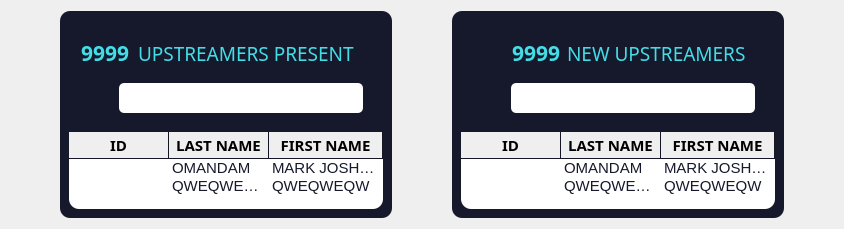
                         <widget class="QFrame" name="frame_9">
                          <property name="styleSheet">
                           <string notr="true">
border-radius:10px;</string>
                          </property>
                          <property name="frameShape">
                           <enum>QFrame::StyledPanel</enum>
                          </property>
                          <property name="frameShadow">
                           <enum>QFrame::Raised</enum>
                          </property>
                          <layout class="QHBoxLayout" name="horizontalLayout_10">
                           <property name="spacing">
                            <number>60</number>
                           </property>
                           <property name="leftMargin">
                            <number>60</number>
                           </property>
                           <property name="rightMargin">
                            <number>60</number>
                           </property>
                           <item>
                            <widget class="QFrame" name="frame_11">
                             <property name="styleSheet">
                              <string notr="true">background-color: rgb(22, 24, 44);</string>
                             </property>
                             <property name="frameShape">
                              <enum>QFrame::StyledPanel</enum>
                             </property>
                             <property name="frameShadow">
                              <enum>QFrame::Raised</enum>
                             </property>
                             <layout class="QVBoxLayout" name="verticalLayout_19">
                              <property name="spacing">
                               <number>10</number>
                              </property>
                              <item>
                               <widget class="QFrame" name="frame_13">
                                <property name="minimumSize">
                                 <size>
                                  <width>0</width>
                                  <height>100</height>
                                 </size>
                                </property>
                                <property name="styleSheet">
                                 <string notr="true"/>
                                </property>
                                <property name="frameShape">
                                 <enum>QFrame::StyledPanel</enum>
                                </property>
                                <property name="frameShadow">
                                 <enum>QFrame::Raised</enum>
                                </property>
                                <layout class="QVBoxLayout" name="verticalLayout_21">
                                 <property name="leftMargin">
                                  <number>0</number>
                                 </property>
                                 <property name="rightMargin">
                                  <number>20</number>
                                 </property>
                                 <item>
                                  <widget class="QFrame" name="frame_15">
                                   <property name="styleSheet">
                                    <string notr="true">color: rgb(67, 221, 230);</string>
                                   </property>
                                   <property name="frameShape">
                                    <enum>QFrame::StyledPanel</enum>
                                   </property>
                                   <property name="frameShadow">
                                    <enum>QFrame::Raised</enum>
                                   </property>
                                   <layout class="QHBoxLayout" name="horizontalLayout_11">
                                    <item>
                                     <widget class="QLabel" name="attndce_label_ups_count">
                                      <property name="font">
                                       <font>
                                        <family>Montserrat SemiBold</family>
                                        <pointsize>16</pointsize>
                                        <weight>75</weight>
                                        <bold>true</bold>
                                       </font>
                                      </property>
                                      <property name="text">
                                       <string>9999</string>
                                      </property>
                                      <property name="alignment">
                                       <set>Qt::AlignCenter</set>
                                      </property>
                                     </widget>
                                    </item>
                                    <item>
                                     <widget class="QLabel" name="attndce_label_upsPresnt">
                                      <property name="font">
                                       <font>
                                        <family>Montserrat</family>
                                        <pointsize>14</pointsize>
                                       </font>
                                      </property>
                                      <property name="text">
                                       <string>UPSTREAMERS PRESENT</string>
                                      </property>
                                     </widget>
                                    </item>
                                   </layout>
                                  </widget>
                                 </item>
                                 <item>
                                  <widget class="QFrame" name="frame_16">
                                   <property name="styleSheet">
                                    <string notr="true"/>
                                   </property>
                                   <property name="frameShape">
                                    <enum>QFrame::StyledPanel</enum>
                                   </property>
                                   <property name="frameShadow">
                                    <enum>QFrame::Raised</enum>
                                   </property>
                                   <layout class="QHBoxLayout" name="horizontalLayout_12">
                                    <property name="spacing">
                                     <number>0</number>
                                    </property>
                                    <property name="leftMargin">
                                     <number>0</number>
                                    </property>
                                    <property name="topMargin">
                                     <number>0</number>
                                    </property>
                                    <property name="rightMargin">
                                     <number>0</number>
                                    </property>
                                    <property name="bottomMargin">
                                     <number>0</number>
                                    </property>
                                    <item>
                                     <widget class="QLabel" name="label_12">
                                      <property name="minimumSize">
                                       <size>
                                        <width>50</width>
                                        <height>0</height>
                                       </size>
                                      </property>
                                      <property name="text">
                                       <string/>
                                      </property>
                                      <property name="pixmap">
                                       <pixmap resource="../imgs.qrc">:/newPrefix/images/icons8-search-24.png</pixmap>
                                      </property>
                                      <property name="alignment">
                                       <set>Qt::AlignCenter</set>
                                      </property>
                                     </widget>
                                    </item>
                                    <item>
                                     <widget class="QLineEdit" name="attndce_search_1">
                                      <property name="minimumSize">
                                       <size>
                                        <width>0</width>
                                        <height>30</height>
                                       </size>
                                      </property>
                                      <property name="font">
                                       <font>
                                        <family>Montserrat Light</family>
                                        <pointsize>12</pointsize>
                                       </font>
                                      </property>
                                      <property name="styleSheet">
                                       <string notr="true">background-color: rgb(255, 255, 255);
color: rgb(22, 24, 44);
border-radius:5px;</string>
                                      </property>
                                      <property name="text">
                                       <string/>
                                      </property>
                                     </widget>
                                    </item>
                                   </layout>
                                  </widget>
                                 </item>
                                </layout>
                               </widget>
                              </item>
                              <item>
                               <widget class="QTreeWidget" name="attndce_treeWidget_1">
                                <property name="sizePolicy">
                                 <sizepolicy hsizetype="Expanding" vsizetype="Expanding">
                                  <horstretch>0</horstretch>
                                  <verstretch>0</verstretch>
                                 </sizepolicy>
                                </property>
                                <property name="minimumSize">
                                 <size>
                                  <width>0</width>
                                  <height>0</height>
                                 </size>
                                </property>
                                <property name="layoutDirection">
                                 <enum>Qt::LeftToRight</enum>
                                </property>
                                <property name="autoFillBackground">
                                 <bool>false</bool>
                                </property>
                                <property name="styleSheet">
                                 <string notr="true">QTreeWidget{
	background-color: rgb(255, 255, 255);
	color:rgb(22, 24, 44);
}

QTreeWidget QHeaderView::section {
	border-style:none;
	border-bottom:1px solid rgb(20, 21, 38) ;
	border-right:1px solid rgb(20, 21, 38);
}</string>
                                </property>
                                <property name="sizeAdjustPolicy">
                                 <enum>QAbstractScrollArea::AdjustToContents</enum>
                                </property>
                                <property name="autoScroll">
                                 <bool>true</bool>
                                </property>
                                <property name="editTriggers">
                                 <set>QAbstractItemView::SelectedClicked</set>
                                </property>
                                <attribute name="headerCascadingSectionResizes">
                                 <bool>false</bool>
                                </attribute>
                                <column>
                                 <property name="text">
                                  <string>ID</string>
                                 </property>
                                 <property name="font">
                                  <font>
                                   <family>Montserrat SemiBold</family>
                                   <pointsize>11</pointsize>
                                   <weight>75</weight>
                                   <bold>true</bold>
                                  </font>
                                 </property>
                                 <property name="textAlignment">
                                  <set>AlignCenter</set>
                                 </property>
                                </column>
                                <column>
                                 <property name="text">
                                  <string>LAST NAME</string>
                                 </property>
                                 <property name="font">
                                  <font>
                                   <family>Montserrat SemiBold</family>
                                   <pointsize>11</pointsize>
                                   <weight>75</weight>
                                   <bold>true</bold>
                                  </font>
                                 </property>
                                 <property name="textAlignment">
                                  <set>AlignCenter</set>
                                 </property>
                                </column>
                                <column>
                                 <property name="text">
                                  <string>FIRST NAME</string>
                                 </property>
                                 <property name="font">
                                  <font>
                                   <family>Montserrat SemiBold</family>
                                   <pointsize>11</pointsize>
                                   <weight>75</weight>
                                   <bold>true</bold>
                                  </font>
                                 </property>
                                 <property name="textAlignment">
                                  <set>AlignCenter</set>
                                 </property>
                                </column>
                                <item>
                                 <property name="text">
                                  <string/>
                                 </property>
                                 <property name="text">
                                  <string>OMANDAM</string>
                                 </property>
                                 <property name="font">
                                  <font>
                                   <pointsize>11</pointsize>
                                  </font>
                                 </property>
                                 <property name="textAlignment">
                                  <set>AlignCenter</set>
                                 </property>
                                 <property name="text">
                                  <string>MARK JOSHUA</string>
                                 </property>
                                 <property name="font">
                                  <font>
                                   <pointsize>11</pointsize>
                                  </font>
                                 </property>
                                 <property name="textAlignment">
                                  <set>AlignCenter</set>
                                 </property>
                                </item>
                                <item>
                                 <property name="text">
                                  <string/>
                                 </property>
                                 <property name="text">
                                  <string>QWEQWEQW</string>
                                 </property>
                                 <property name="font">
                                  <font>
                                   <pointsize>11</pointsize>
                                  </font>
                                 </property>
                                 <property name="textAlignment">
                                  <set>AlignCenter</set>
                                 </property>
                                 <property name="text">
                                  <string>QWEQWEQW</string>
                                 </property>
                                 <property name="font">
                                  <font>
                                   <pointsize>11</pointsize>
                                  </font>
                                 </property>
                                 <property name="textAlignment">
                                  <set>AlignCenter</set>
                                 </property>
                                </item>
                               </widget>
                              </item>
                             </layout>
                            </widget>
                           </item>
                           <item>
                            <widget class="QFrame" name="frame_12">
                             <property name="styleSheet">
                              <string notr="true">background-color: rgb(22, 24, 44);</string>
                             </property>
                             <property name="frameShape">
                              <enum>QFrame::StyledPanel</enum>
                             </property>
                             <property name="frameShadow">
                              <enum>QFrame::Raised</enum>
                             </property>
                             <layout class="QVBoxLayout" name="verticalLayout_20">
                              <property name="spacing">
                               <number>10</number>
                              </property>
                              <item>
                               <widget class="QFrame" name="frame_14">
                                <property name="minimumSize">
                                 <size>
                                  <width>0</width>
                                  <height>100</height>
                                 </size>
                                </property>
                                <property name="styleSheet">
                                 <string notr="true"/>
                                </property>
                                <property name="frameShape">
                                 <enum>QFrame::StyledPanel</enum>
                                </property>
                                <property name="frameShadow">
                                 <enum>QFrame::Raised</enum>
                                </property>
                                <layout class="QVBoxLayout" name="verticalLayout_22">
                                 <property name="leftMargin">
                                  <number>0</number>
                                 </property>
                                 <property name="rightMargin">
                                  <number>20</number>
                                 </property>
                                 <item>
                                  <widget class="QFrame" name="frame_17">
                                   <property name="styleSheet">
                                    <string notr="true">color: rgb(67, 221, 230);</string>
                                   </property>
                                   <property name="frameShape">
                                    <enum>QFrame::StyledPanel</enum>
                                   </property>
                                   <property name="frameShadow">
                                    <enum>QFrame::Raised</enum>
                                   </property>
                                   <layout class="QHBoxLayout" name="horizontalLayout_13">
                                    <property name="leftMargin">
                                     <number>50</number>
                                    </property>
                                    <property name="rightMargin">
                                     <number>9</number>
                                    </property>
                                    <item>
                                     <widget class="QLabel" name="attndce_label_newUps_count">
                                      <property name="minimumSize">
                                       <size>
                                        <width>0</width>
                                        <height>0</height>
                                       </size>
                                      </property>
                                      <property name="maximumSize">
                                       <size>
                                        <width>90</width>
                                        <height>16777215</height>
                                       </size>
                                      </property>
                                      <property name="font">
                                       <font>
                                        <family>Montserrat SemiBold</family>
                                        <pointsize>16</pointsize>
                                        <weight>75</weight>
                                        <bold>true</bold>
                                       </font>
                                      </property>
                                      <property name="text">
                                       <string>9999</string>
                                      </property>
                                      <property name="alignment">
                                       <set>Qt::AlignCenter</set>
                                      </property>
                                     </widget>
                                    </item>
                                    <item>
                                     <widget class="QLabel" name="attndce_label_newUps">
                                      <property name="font">
                                       <font>
                                        <family>Montserrat</family>
                                        <pointsize>14</pointsize>
                                       </font>
                                      </property>
                                      <property name="text">
                                       <string>NEW UPSTREAMERS</string>
                                      </property>
                                      <property name="alignment">
                                       <set>Qt::AlignLeading|Qt::AlignLeft|Qt::AlignVCenter</set>
                                      </property>
                                     </widget>
                                    </item>
                                   </layout>
                                  </widget>
                                 </item>
                                 <item>
                                  <widget class="QFrame" name="frame_18">
                                   <property name="styleSheet">
                                    <string notr="true"/>
                                   </property>
                                   <property name="frameShape">
                                    <enum>QFrame::StyledPanel</enum>
                                   </property>
                                   <property name="frameShadow">
                                    <enum>QFrame::Raised</enum>
                                   </property>
                                   <layout class="QHBoxLayout" name="horizontalLayout_14">
                                    <property name="spacing">
                                     <number>0</number>
                                    </property>
                                    <property name="leftMargin">
                                     <number>0</number>
                                    </property>
                                    <property name="topMargin">
                                     <number>0</number>
                                    </property>
                                    <property name="rightMargin">
                                     <number>0</number>
                                    </property>
                                    <property name="bottomMargin">
                                     <number>0</number>
                                    </property>
                                    <item>
                                     <widget class="QLabel" name="label_15">
                                      <property name="minimumSize">
                                       <size>
                                        <width>50</width>
                                        <height>0</height>
                                       </size>
                                      </property>
                                      <property name="text">
                                       <string/>
                                      </property>
                                      <property name="pixmap">
                                       <pixmap resource="../imgs.qrc">:/newPrefix/images/icons8-search-24.png</pixmap>
                                      </property>
                                      <property name="alignment">
                                       <set>Qt::AlignCenter</set>
                                      </property>
                                     </widget>
                                    </item>
                                    <item>
                                     <widget class="QLineEdit" name="attndce_search_2">
                                      <property name="minimumSize">
                                       <size>
                                        <width>0</width>
                                        <height>30</height>
                                       </size>
                                      </property>
                                      <property name="font">
                                       <font>
                                        <family>Montserrat Light</family>
                                        <pointsize>12</pointsize>
                                       </font>
                                      </property>
                                      <property name="styleSheet">
                                       <string notr="true">background-color: rgb(255, 255, 255);
color: rgb(22, 24, 44);
border-radius:5px;</string>
                                      </property>
                                     </widget>
                                    </item>
                                   </layout>
                                  </widget>
                                 </item>
                                </layout>
                               </widget>
                              </item>
                              <item>
                               <widget class="QTreeWidget" name="attndce_treeWidget_2">
                                <property name="sizePolicy">
                                 <sizepolicy hsizetype="Expanding" vsizetype="Expanding">
                                  <horstretch>0</horstretch>
                                  <verstretch>0</verstretch>
                                 </sizepolicy>
                                </property>
                                <property name="layoutDirection">
                                 <enum>Qt::LeftToRight</enum>
                                </property>
                                <property name="autoFillBackground">
                                 <bool>false</bool>
                                </property>
                                <property name="styleSheet">
                                 <string notr="true">QTreeWidget{
	background-color: rgb(255, 255, 255);
	color:rgb(22, 24, 44);
}

QTreeWidget QHeaderView::section {
	border-style:none;
	border-bottom:1px solid rgb(20, 21, 38) ;
	border-right:1px solid rgb(20, 21, 38);
}</string>
                                </property>
                                <property name="sizeAdjustPolicy">
                                 <enum>QAbstractScrollArea::AdjustToContents</enum>
                                </property>
                                <property name="autoScroll">
                                 <bool>true</bool>
                                </property>
                                <property name="editTriggers">
                                 <set>QAbstractItemView::SelectedClicked</set>
                                </property>
                                <attribute name="headerCascadingSectionResizes">
                                 <bool>false</bool>
                                </attribute>
                                <column>
                                 <property name="text">
                                  <string>ID</string>
                                 </property>
                                 <property name="font">
                                  <font>
                                   <family>Montserrat SemiBold</family>
                                   <pointsize>11</pointsize>
                                   <weight>75</weight>
                                   <bold>true</bold>
                                  </font>
                                 </property>
                                 <property name="textAlignment">
                                  <set>AlignCenter</set>
                                 </property>
                                </column>
                                <column>
                                 <property name="text">
                                  <string>LAST NAME</string>
                                 </property>
                                 <property name="font">
                                  <font>
                                   <family>Montserrat SemiBold</family>
                                   <pointsize>11</pointsize>
                                   <weight>75</weight>
                                   <bold>true</bold>
                                  </font>
                                 </property>
                                 <property name="textAlignment">
                                  <set>AlignCenter</set>
                                 </property>
                                </column>
                                <column>
                                 <property name="text">
                                  <string>FIRST NAME</string>
                                 </property>
                                 <property name="font">
                                  <font>
                                   <family>Montserrat SemiBold</family>
                                   <pointsize>11</pointsize>
                                   <weight>75</weight>
                                   <bold>true</bold>
                                  </font>
                                 </property>
                                 <property name="textAlignment">
                                  <set>AlignCenter</set>
                                 </property>
                                </column>
                                <item>
                                 <property name="text">
                                  <string/>
                                 </property>
                                 <property name="text">
                                  <string>OMANDAM</string>
                                 </property>
                                 <property name="font">
                                  <font>
                                   <pointsize>11</pointsize>
                                  </font>
                                 </property>
                                 <property name="textAlignment">
                                  <set>AlignCenter</set>
                                 </property>
                                 <property name="text">
                                  <string>MARK JOSHUA</string>
                                 </property>
                                 <property name="font">
                                  <font>
                                   <pointsize>11</pointsize>
                                  </font>
                                 </property>
                                 <property name="textAlignment">
                                  <set>AlignCenter</set>
                                 </property>
                                </item>
                                <item>
                                 <property name="text">
                                  <string/>
                                 </property>
                                 <property name="text">
                                  <string>QWEQWEQW</string>
                                 </property>
                                 <property name="font">
                                  <font>
                                   <pointsize>11</pointsize>
                                  </font>
                                 </property>
                                 <property name="textAlignment">
                                  <set>AlignCenter</set>
                                 </property>
                                 <property name="text">
                                  <string>QWEQWEQW</string>
                                 </property>
                                 <property name="font">
                                  <font>
                                   <pointsize>11</pointsize>
                                  </font>
                                 </property>
                                 <property name="textAlignment">
                                  <set>AlignCenter</set>
                                 </property>
                                </item>
                               </widget>
                              </item>
                             </layout>
                            </widget>
                           </item>
                          </layout>
                         </widget>
